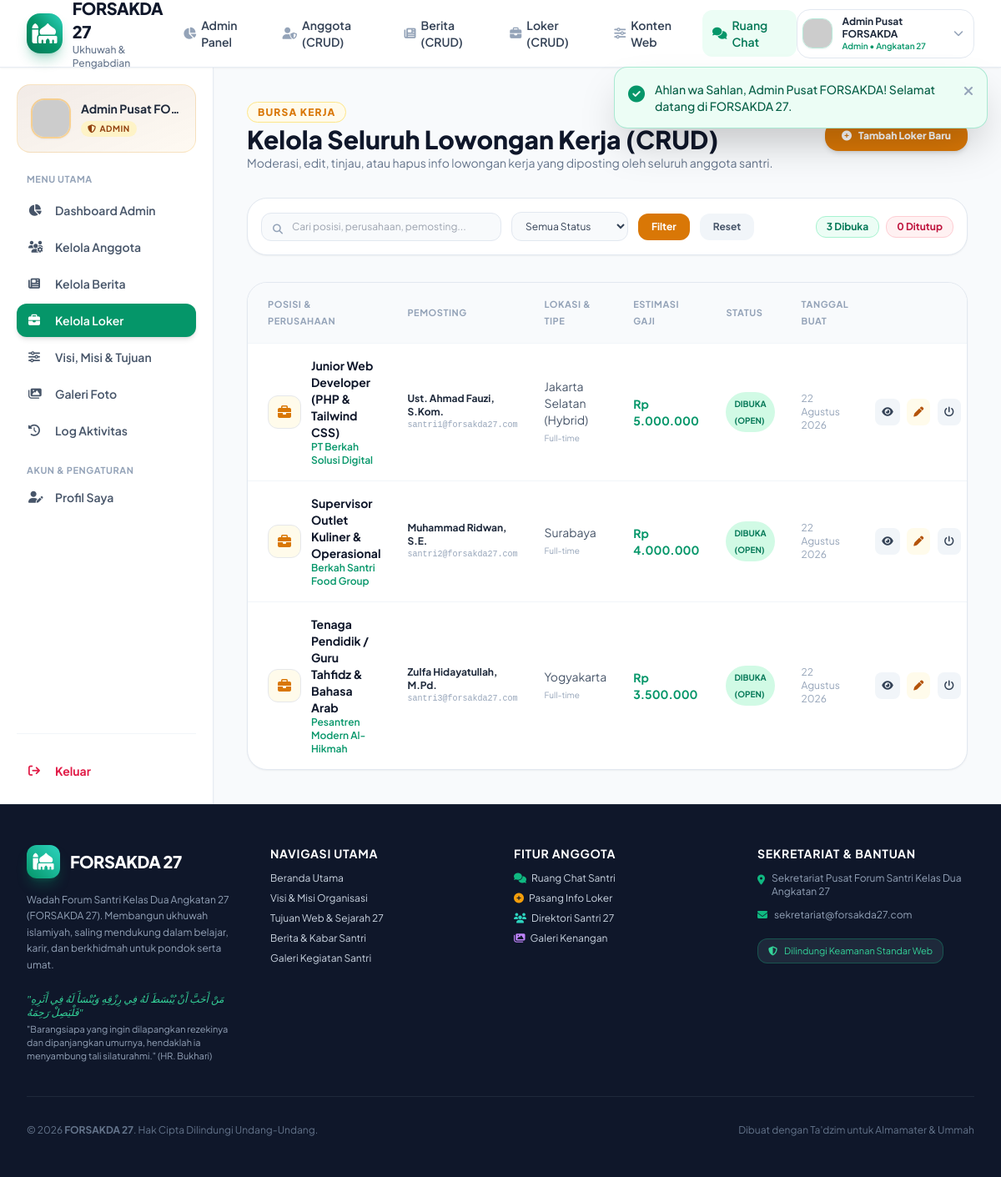
/views/admin/loker.php (signed in), run on the app's committed database.
### tables this page shows
CREATE TABLE IF NOT EXISTS `job_vacancies` (
  `id` INT AUTO_INCREMENT PRIMARY KEY,
  `user_id` INT NOT NULL,
  `posisi` VARCHAR(150) NOT NULL,
  `perusahaan` VARCHAR(150) NOT NULL,
  `lokasi` VARCHAR(100) NOT NULL,
  `tipe_pekerjaan` ENUM('Full-time', 'Part-time', 'Freelance', 'Internship/Magang', 'Remote') DEFAULT 'Full-time',
  `gaji_min` BIGINT NULL DEFAULT 0,
  `gaji_max` BIGINT NULL DEFAULT 0,
  `deskripsi` LONGTEXT NOT NULL,
  `kualifikasi` LONGTEXT NULL,
  `kontak_lamaran` VARCHAR(255) NOT NULL,
  `logo_perusahaan` VARCHAR(255) NULL,
  `status` ENUM('open', 'closed', 'pending') DEFAULT 'open',
  `created_at` DATETIME DEFAULT CURRENT_TIMESTAMP,
  `updated_at` DATETIME DEFAULT CURRENT_TIMESTAMP ON UPDATE CURRENT_TIMESTAMP,
  INDEX (`user_id`),
  INDEX (`status`),
  INDEX (`tipe_pekerjaan`)
);

CREATE TABLE IF NOT EXISTS `users` (
  `id` INT AUTO_INCREMENT PRIMARY KEY,
  `nama` VARCHAR(100) NOT NULL,
  `email` VARCHAR(100) NULL DEFAULT NULL,
  `password` VARCHAR(255) NOT NULL,
  `role` ENUM('admin', 'anggota', 'publik') DEFAULT 'anggota',
  `status` ENUM('active', 'pending', 'suspended') DEFAULT 'active',
  `angkatan` VARCHAR(20) DEFAULT '27',
  `no_hp` VARCHAR(30) NULL,
  `domisili` VARCHAR(100) NULL,
  `profesi` VARCHAR(100) NULL,
  `bio` TEXT NULL,
  `foto` VARCHAR(255) NULL,
  `created_at` DATETIME DEFAULT CURRENT_TIMESTAMP,
  `updated_at` DATETIME DEFAULT CURRENT_TIMESTAMP ON UPDATE CURRENT_TIMESTAMP,
  UNIQUE KEY `email_unique` (`email`),
  INDEX (`nama`),
  INDEX (`role`),
  INDEX (`status`)
);

### config/security.php (called while the page is built, shortened)
<?php
function e(?string $data): string {
    return htmlspecialchars($data, ENT_QUOTES | ENT_SUBSTITUTE, 'UTF-8');
}
function sanitize_input(?string $data): string {
    $data = trim($data);
    $data = stripslashes($data);
    return strip_tags($data);
}
function format_date_id(string $datetime, bool $withTime = true): string {
    $timestamp = strtotime($datetime);
    $bulan = [
        1 => 'Januari', 'Februari', 'Maret', 'April', 'Mei', 'Juni',
        'Juli', 'Agustus', 'September', 'Oktober', 'November', 'Desember'
    ];
    $d = date('j', $timestamp);
    $m = $bulan[(int)date('n', $timestamp)];
    $y = date('Y', $timestamp);
    return "$d $m $y";
}
function format_rupiah($number): string {
    return 'Rp ' . number_format($number, 0, ',', '.');
}

### views/admin/loker.php (the view, shortened to what this page needs)
<?php
require_once __DIR__ . '/../../includes/header.php';
$pdo = Database::getConnection();
$q = sanitize_input($_GET['q'] ?? '');
$sql = "SELECT j.*, u.nama as pemosting_nama, u.email as pemosting_email
        FROM job_vacancies j
        JOIN users u ON j.user_id = u.id
        WHERE 1=1";
$params = [];
$sql .= " ORDER BY j.created_at DESC";
$stmt = $pdo->prepare($sql);
$stmt->execute($params);
$jobs = $stmt->fetchAll();
$totalOpen = $pdo->query("SELECT COUNT(*) FROM job_vacancies WHERE status = 'open'")->fetchColumn();
$totalClosed = $pdo->query("SELECT COUNT(*) FROM job_vacancies WHERE status = 'closed'")->fetchColumn();
?>
<div class="flex-1 flex flex-col md:flex-row bg-slate-50 dark:bg-slate-950">
    <?php require_once __DIR__ . '/../../includes/sidebar.php'; ?>
    <main class="flex-1 p-6 sm:p-10 space-y-8 overflow-y-auto">
        <div class="flex flex-col sm:flex-row sm:items-center justify-between gap-4">
            <div>
                <span class="text-xs font-extrabold uppercase tracking-widest text-amber-600 bg-amber-50 px-3 py-1 rounded-full border border-amber-200">
                    Bursa Kerja
                </span>
                <h1 class="text-2xl sm:text-3xl font-black text-slate-900 dark:text-white mt-1">
                    Kelola Seluruh Lowongan Kerja (CRUD)
                </h1>
                <p class="text-slate-500 dark:text-slate-400 text-xs sm:text-sm">
                    Moderasi, edit, tinjau, atau hapus info lowongan kerja yang diposting oleh seluruh anggota santri.
                </p>
            </div>
            <a href="<?php echo BASE_URL; ?>/views/member/loker-tambah.php" class="px-5 py-2.5 bg-amber-600 hover:bg-amber-500 text-white font-extrabold rounded-2xl shadow-md text-xs transition flex items-center gap-2">
                <i class="fa-solid fa-plus-circle"></i>
                <span>Tambah Loker Baru</span>
            </a>
        </div>
        <div class="bg-white dark:bg-slate-900 p-4 rounded-3xl border border-slate-200 dark:border-slate-800 shadow-sm flex flex-col sm:flex-row items-center justify-between gap-4">
            <form method="GET" action="" class="flex flex-wrap items-center gap-3 w-full sm:w-auto">
                <div class="relative w-full sm:w-72">
                    <i class="fa-solid fa-magnifying-glass absolute left-3.5 top-3 text-slate-400 text-xs"></i>
                    <input type="text" name="q" value="<?php echo e($q); ?>" placeholder="Cari posisi, perusahaan, pemosting..." class="w-full pl-9 pr-4 py-2 bg-slate-50 dark:bg-slate-800 border border-slate-200 dark:border-slate-700 rounded-xl text-xs focus:outline-none focus:border-amber-500 text-slate-800 dark:text-slate-200">
                </div>
                <select name="status" class="px-3 py-2 bg-slate-50 dark:bg-slate-800 border border-slate-200 dark:border-slate-700 rounded-xl text-xs text-slate-700 dark:text-slate-300">
                    <option value="all">Semua Status</option>
                </select>
                <button type="submit" class="px-4 py-2 bg-amber-600 text-white rounded-xl text-xs font-bold hover:bg-amber-500 transition">
                    Filter
                </button>
                <a href="<?php echo BASE_URL; ?>/views/admin/loker.php" class="px-4 py-2 bg-slate-100 dark:bg-slate-800 text-slate-600 dark:text-slate-400 rounded-xl text-xs font-bold hover:bg-slate-200 transition">
                    Reset
                </a>
            </form>
            <div class="flex items-center gap-2 text-xs font-bold">
                <span class="px-3 py-1 bg-emerald-50 text-emerald-700 border border-emerald-200 rounded-xl"><?php echo $totalOpen; ?> Dibuka</span>
                <span class="px-3 py-1 bg-rose-50 text-rose-700 border border-rose-200 rounded-xl"><?php echo $totalClosed; ?> Ditutup</span>
            </div>
        </div>
        <div class="bg-white dark:bg-slate-900 rounded-3xl border border-slate-200 dark:border-slate-800 shadow-sm overflow-hidden">
            <div class="overflow-x-auto">
                <table class="w-full text-left border-collapse text-xs sm:text-sm">
                    <thead>
                        <tr class="border-b border-slate-100 dark:border-slate-800 bg-slate-50 dark:bg-slate-800/60 text-slate-400 text-[11px] font-bold uppercase tracking-wider">
                            <th class="p-4 pl-6">Posisi & Perusahaan</th>
                            <th class="p-4">Pemosting</th>
                            <th class="p-4">Lokasi & Tipe</th>
                            <th class="p-4">Estimasi Gaji</th>
                            <th class="p-4">Status</th>
                            <th class="p-4">Tanggal Buat</th>
                            <th class="p-4 pr-6 text-right">Aksi</th>
                        </tr>
                    </thead>
                    <tbody class="divide-y divide-slate-100 dark:divide-slate-800">
                        <?php if (empty($jobs)): ?>
                            <tr>
                                <td colspan="7" class="p-8 text-center text-slate-400 text-xs">Belum ada info lowongan kerja.</td>
                            </tr>
                        <?php else: ?>
                            <?php foreach ($jobs as $j): ?>
                                <tr class="hover:bg-slate-50/80 dark:hover:bg-slate-800/40 transition">
                                    <td class="p-4 pl-6">
                                        <div class="flex items-center gap-3">
                                            <?php if (!empty($j['logo_perusahaan'])): ?>
                                                <img src="<?php echo BASE_URL . '/' . e($j['logo_perusahaan']); ?>" class="w-10 h-10 rounded-xl object-cover border flex-shrink-0">
                                            <?php else: ?>
                                                <div class="w-10 h-10 rounded-xl bg-amber-50 text-amber-600 flex items-center justify-center text-base border flex-shrink-0">
                                                    <i class="fa-solid fa-briefcase"></i>
                                                </div>
                                            <?php endif; ?>
                                            <div>
                                                <p class="font-bold text-slate-900 dark:text-white"><?php echo e($j['posisi']); ?></p>
                                                <p class="text-xs text-brand-600 font-semibold"><?php echo e($j['perusahaan']); ?></p>
                                            </div>
                                        </div>
                                    </td>
                                    <td class="p-4 text-xs">
                                        <p class="font-bold text-slate-800 dark:text-slate-200"><?php echo e($j['pemosting_nama']); ?></p>
                                        <p class="text-[10px] text-slate-400 font-mono"><?php echo e($j['pemosting_email'] ?: '-'); ?></p>
                                    </td>
                                    <td class="p-4 text-slate-600 dark:text-slate-300">
                                        <p><?php echo e($j['lokasi']); ?></p>
                                        <span class="text-[10px] text-slate-400"><?php echo e($j['tipe_pekerjaan']); ?></span>
                                    </td>
                                    <td class="p-4 font-bold text-emerald-600">
                                        <?php echo format_rupiah($j['gaji_min']); ?>
                                    </td>
                                    <td class="p-4">
                                        <?php if ($j['status'] === 'open'): ?>
                                            <a href="<?php echo BASE_URL; ?>/actions/job_process.php?action=toggle_status&id=<?php echo $j['id']; ?>" class="px-2.5 py-1 rounded-full text-[10px] font-bold uppercase bg-emerald-100 text-emerald-700 hover:bg-emerald-200 transition inline-block" title="Klik untuk mengubah status jadi Ditutup">
                                                Dibuka (Open)
                                            </a>
                                        <?php endif; ?>
                                    </td>
                                    <td class="p-4 text-xs text-slate-400">
                                        <?php echo format_date_id($j['created_at'], false); ?>
                                    </td>
                                    <td class="p-4 pr-6 text-right space-x-1.5 whitespace-nowrap">
                                        <a href="<?php echo BASE_URL; ?>/views/public/loker-detail.php?id=<?php echo $j['id']; ?>" target="_blank" class="p-2 rounded-lg bg-slate-100 hover:bg-slate-200 text-slate-700 text-xs font-semibold inline-block" title="Lihat Tampilan Loker">
                                            <i class="fa-solid fa-eye"></i>
                                        </a>
                                        <a href="<?php echo BASE_URL; ?>/views/member/loker-edit.php?id=<?php echo $j['id']; ?>" class="p-2 rounded-lg bg-amber-50 hover:bg-amber-100 text-amber-700 text-xs font-semibold inline-block" title="Edit Lowongan">
                                            <i class="fa-solid fa-pen"></i>
                                        </a>
                                        <a href="<?php echo BASE_URL; ?>/actions/job_process.php?action=toggle_status&id=<?php echo $j['id']; ?>" class="p-2 rounded-lg bg-slate-100 hover:bg-slate-200 text-slate-700 text-xs font-semibold inline-block" title="Ubah Status Open/Closed">
                                            <i class="fa-solid fa-power-off"></i>
                                        </a>
                                    </td>
                                </tr>
                            <?php endforeach; ?>
                        <?php endif; ?>
                    </tbody>
                </table>
            </div>
        </div>
    </main>
</div>
<?php require_once __DIR__ . '/../../includes/footer.php'; ?>

### assets/css/custom.css (style rules this page uses)
:root { --primary: #059669; --primary-dark: #064e3b; --accent: #d97706; }
body { font-family: 'Plus Jakarta Sans', -apple-system, BlinkMacSystemFont, 'Segoe UI', Roboto, sans-serif; }

### data on the page
job_vacancies: posisi "Junior Web Developer (PHP & Tailwind CSS)", perusahaan "PT Berkah Solusi Digital", user.nama "Ust. Ahmad Fauzi, S.Kom.", user.email "santri1@forsakda27.com", lokasi "Jakarta Selatan (Hybrid)", tipe_pekerjaan "Full-time", gaji_min "Rp 5.000.000", created_at "22 Agustus 2026"
job_vacancies: posisi "Supervisor Outlet Kuliner & Operasional", perusahaan "Berkah Santri Food Group", user.nama "Muhammad Ridwan, S.E.", user.email "santri2@forsakda27.com", lokasi "Surabaya", tipe_pekerjaan "Full-time", gaji_min "Rp 4.000.000", created_at "22 Agustus 2026"
job_vacancies: posisi "Tenaga Pendidik / Guru Tahfidz & Bahasa Arab", perusahaan "Pesantren Modern Al-Hikmah", user.nama "Zulfa Hidayatullah, M.Pd.", user.email "santri3@forsakda27.com", lokasi "Yogyakarta", tipe_pekerjaan "Full-time", gaji_min "Rp 3.500.000", created_at "22 Agustus 2026"

### other printed values
$message "Ahlan wa Sahlan, Admin Pusat FORSAKDA! Selamat datang di FORSAKDA 27."
$currentUser['nama'] "Admin Pusat FORSAKDA"
$currentUser['role'] "Admin"
$user['nama'] "Admin Pusat FO…"
$user['role'] "ADMIN"
$totalOpen "3"
$totalClosed "0"
APP_NAME "FORSAKDA 27"
